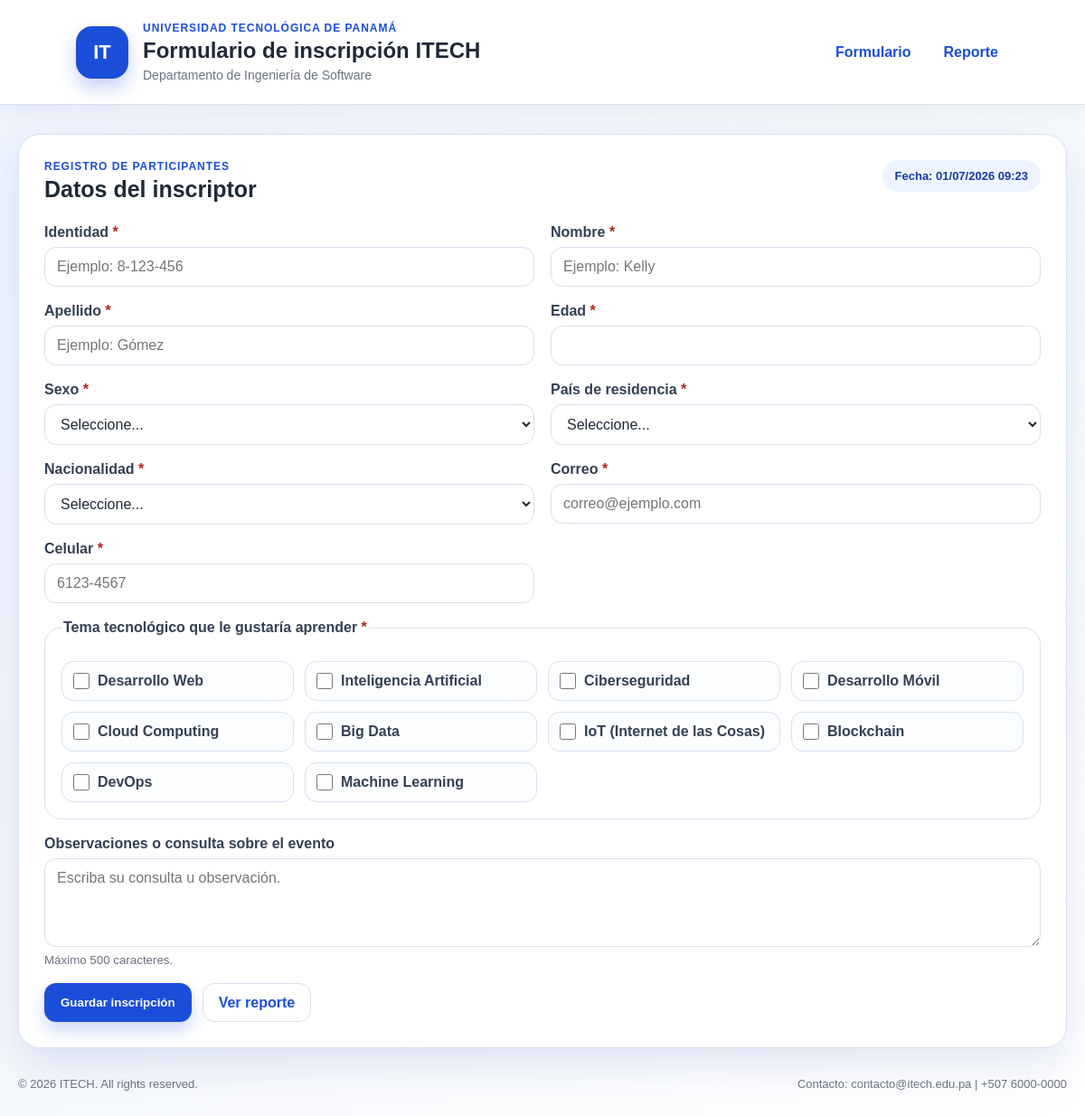
The page / on the database its author committed.
### tables this page shows
CREATE TABLE areas_interes (
    id INT AUTO_INCREMENT PRIMARY KEY,
    nombre VARCHAR(100) NOT NULL,
    CONSTRAINT uk_areas_interes_nombre UNIQUE (nombre)
);

### app/bootstrap.php (called while the page is built, shortened)
<?php
function view(string $path, array $data = []): void
{
    extract($data, EXTR_SKIP);
    require __DIR__ . '/Views/' . $path . '.php';
}

### app/Controllers/InscripcionController.php (called while the page is built, shortened)
<?php
final class InscripcionController
{
    private Pais $paisModel;
    private AreaInteres $areaModel;
    public function __construct()
    {
        $this->paisModel = new Pais();
        $this->areaModel = new AreaInteres();
    }
    public function formulario(array $errores = [], array $old = []): void
    {
        view('inscripcion/form', [
            'tituloPagina' => 'Formulario de inscripción ITECH',
            'paises' => $this->paisModel->obtenerTodos(),
            'areas' => $this->areaModel->obtenerTodas(),
            'errores' => $errores,
            'old' => $old,
            'ok' => isset($_GET['ok']),
        ]);
    }
}

### public/index.php (called while the page is built, shortened)
<?php
require_once __DIR__ . '/../app/bootstrap.php';
$controller = new InscripcionController();
$controller->formulario();

### app/Utils/Sanitizador.php (called while the page is built, shortened)
<?php
final class Sanitizador
{
    public static function html(?string $valor): string
    {
        return htmlspecialchars((string) $valor, ENT_QUOTES | ENT_SUBSTITUTE, 'UTF-8');
    }
}

### app/Config/Database.php (called while the page is built, shortened)
<?php
final class Database
{
    private static ?PDO $connection = null;
    public static function getConnection(): PDO
    {
        if (self::$connection === null) {
            $dsn = sprintf(
                'mysql:host=%s;dbname=%s;charset=%s',
                self::HOST,
                self::DB_NAME,
                self::CHARSET
            );
            try {
                self::$connection = new PDO($dsn, self::USER, self::PASSWORD, [
                    PDO::ATTR_ERRMODE => PDO::ERRMODE_EXCEPTION,
                    PDO::ATTR_DEFAULT_FETCH_MODE => PDO::FETCH_ASSOC,
                    PDO::ATTR_EMULATE_PREPARES => false,
                ]);
            } catch (PDOException $exception) {
                throw new RuntimeException(
                    'Error de conexión. Importa database/parcial_itech.sql y verifica que exista el usuario itech_app.',
                    0,
                    $exception
                );
            }
        }
        return self::$connection;
    }
    public static function fetchAll(string $sql, array $params = []): array
    {
        $statement = self::getConnection()->prepare($sql);
        $statement->execute($params);
        return $statement->fetchAll();
    }
}

### app/Models/AreaInteres.php (called while the page is built, shortened)
<?php
final class AreaInteres
{
    public function obtenerTodas(): array
    {
        return Database::fetchAll(
            'SELECT id, nombre
             FROM areas_interes
             ORDER BY id ASC'
        );
    }
}

### app/Views/inscripcion/form.php (the view, shortened to what this page needs)
<?php
require __DIR__ . '/../layout/header.php';
function old_value(array $old, string $key, string $default = ''): string
{
    return isset($old[$key]) ? (string) $old[$key] : $default;
}
$oldAreas = $old['areas'] ?? [];
$oldAreas = is_array($oldAreas) ? array_map('intval', $oldAreas) : [];
?>
<section class="card">
    <div class="section-title">
        <div>
            <p class="eyebrow">Registro de participantes</p>
            <h2>Datos del inscriptor</h2>
        </div>
        <span class="date-pill">Fecha: <?= date('d/m/Y H:i') ?></span>
    </div>
    <form action="index.php" method="POST" class="form-grid" novalidate>
        <div class="field">
            <label for="identidad">Identidad <span>*</span></label>
            <input type="text" id="identidad" name="identidad" maxlength="20" required
                   value="<?= Sanitizador::html(old_value($old, 'identidad')) ?>"
                   placeholder="Ejemplo: 8-123-456">
        </div>
        <div class="field">
            <label for="nombre">Nombre <span>*</span></label>
            <input type="text" id="nombre" name="nombre" maxlength="100" required
                   value="<?= Sanitizador::html(old_value($old, 'nombre')) ?>"
                   placeholder="Ejemplo: Kelly">
        </div>
        <div class="field">
            <label for="apellido">Apellido <span>*</span></label>
            <input type="text" id="apellido" name="apellido" maxlength="100" required
                   value="<?= Sanitizador::html(old_value($old, 'apellido')) ?>"
                   placeholder="Ejemplo: Gómez">
        </div>
        <div class="field">
            <label for="edad">Edad <span>*</span></label>
            <input type="number" id="edad" name="edad" min="1" max="120" required
                   value="<?= Sanitizador::html(old_value($old, 'edad')) ?>">
        </div>
        <div class="field">
            <label for="sexo">Sexo <span>*</span></label>
            <select id="sexo" name="sexo" required>
                <option value="">Seleccione...</option>
            </select>
        </div>
        <div class="field">
            <label for="pais_residencia_id">País de residencia <span>*</span></label>
            <select id="pais_residencia_id" name="pais_residencia_id" required>
                <option value="">Seleccione...</option>
            </select>
        </div>
        <div class="field">
            <label for="nacionalidad_id">Nacionalidad <span>*</span></label>
            <select id="nacionalidad_id" name="nacionalidad_id" required>
                <option value="">Seleccione...</option>
            </select>
        </div>
        <div class="field">
            <label for="correo">Correo <span>*</span></label>
            <input type="email" id="correo" name="correo" maxlength="150" required
                   value="<?= Sanitizador::html(old_value($old, 'correo')) ?>"
                   placeholder="correo@ejemplo.com">
        </div>
        <div class="field">
            <label for="celular">Celular <span>*</span></label>
            <input type="tel" id="celular" name="celular" maxlength="20" required
                   value="<?= Sanitizador::html(old_value($old, 'celular')) ?>"
                   placeholder="6123-4567">
        </div>
        <fieldset class="field field-full checkbox-group">
            <legend>Tema tecnológico que le gustaría aprender <span>*</span></legend>
            <div class="checkbox-grid">
                <?php foreach ($areas as $area): ?>
                    <label class="checkbox-card">
                        <input type="checkbox" name="areas[]" value="<?= (int) $area['id'] ?>"
                            <?= in_array((int) $area['id'], $oldAreas, true) ? 'checked' : '' ?>>
                        <span><?= Sanitizador::html($area['nombre']) ?></span>
                    </label>
                <?php endforeach; ?>
            </div>
        </fieldset>
        <div class="field field-full">
            <label for="observaciones">Observaciones o consulta sobre el evento</label>
            <textarea id="observaciones" name="observaciones" maxlength="500" rows="4"
                      placeholder="Escriba su consulta u observación."><?= Sanitizador::html(old_value($old, 'observaciones')) ?></textarea>
            <small>Máximo 500 caracteres.</small>
        </div>
        <div class="form-actions field-full">
            <button type="submit" class="btn btn-primary">Guardar inscripción</button>
            <a href="reporte.php" class="btn btn-secondary">Ver reporte</a>
        </div>
    </form>
</section>
<?php require __DIR__ . '/../layout/footer.php'; ?>

### app/Views/layout/header.php (shortened to what this page needs)
<!doctype html>
<html lang="es">
<head>
    <link rel="stylesheet" href="assets/css/styles.css">
</head>
<body>
<header class="site-header">
    <div class="brand">
        <div class="brand-logo">IT</div>
        <div>
            <p class="eyebrow">Universidad Tecnológica de Panamá</p>
            <h1><?= Sanitizador::html($tituloPagina ?? 'Formulario ITECH') ?></h1>
            <p class="subtitle">Departamento de Ingeniería de Software</p>
        </div>
    </div>
    <nav class="nav-actions">
        <a href="index.php">Formulario</a>
        <a href="reporte.php">Reporte</a>
    </nav>
</header>
<main class="container">

### app/Views/layout/footer.php
</main>
<footer class="site-footer">
    <span>© <?= date('Y') ?> ITECH. All rights reserved.</span>
    <span>Contacto: contacto@itech.edu.pa | +507 6000-0000</span>
</footer>
</body>
</html>

### public/assets/css/styles.css (style rules this page uses)
:root { --bg: #f4f7fb; --card: #ffffff; --primary: #1b4ed8; --primary-dark: #143b9f; --text: #1f2937; --muted: #6b7280; --border: #d8e0ef; --danger: #b42318; --danger-bg: #fee4e2; --success: #027a48; --success-bg: #dcfae6; --warning-bg: #fff4cc; --shadow: 0 18px 45px rgba(30, 64, 175, 0.12); }
* { box-sizing: border-box; }
body { margin: 0; font-family: Arial, Helvetica, sans-serif; color: var(--text); background: linear-gradient(135deg, #eef4ff 0%, var(--bg) 45%, #ffffff 100%); min-height: 100vh; }
.site-header { display: flex; justify-content: space-between; align-items: center; gap: 24px; padding: 24px 7vw; background: #ffffff; border-bottom: 1px solid var(--border); box-shadow: 0 4px 25px rgba(15, 23, 42, 0.06); }
.brand { display: flex; align-items: center; gap: 16px; }
.brand-logo { width: 58px; height: 58px; border-radius: 18px; display: grid; place-items: center; color: white; font-weight: 800; font-size: 22px; background: var(--primary); box-shadow: 0 10px 20px rgba(27, 78, 216, 0.25); }
.eyebrow { margin: 0 0 4px; color: var(--primary); font-size: 12px; text-transform: uppercase; font-weight: 800; letter-spacing: 0.08em; }
h1, h2 { margin: 0; }
h1 { font-size: 24px; }
h2 { font-size: 25px; }
.subtitle { margin: 5px 0 0; color: var(--muted); font-size: 14px; }
.nav-actions, .action-row, .form-actions { display: flex; align-items: center; gap: 12px; flex-wrap: wrap; }
.nav-actions a { color: var(--primary); font-weight: 700; text-decoration: none; padding: 9px 12px; border-radius: 10px; }
.container { width: min(1160px, calc(100% - 32px)); margin: 32px auto; }
.card { background: var(--card); border: 1px solid var(--border); border-radius: 24px; box-shadow: var(--shadow); padding: 28px; }
.section-title { display: flex; justify-content: space-between; align-items: flex-start; gap: 18px; margin-bottom: 24px; }
.date-pill { display: inline-flex; align-items: center; padding: 10px 14px; border-radius: 999px; background: #eef4ff; color: var(--primary-dark); font-weight: 700; font-size: 13px; }
.form-grid { display: grid; grid-template-columns: repeat(2, minmax(0, 1fr)); gap: 18px; }
.field { display: flex; flex-direction: column; gap: 7px; }
.field-full { grid-column: 1 / -1; }
label, legend { font-weight: 800; color: #344054; }
.field > label > span, fieldset > legend > span { color: var(--danger); }
input, select, textarea { width: 100%; border: 1px solid var(--border); border-radius: 13px; padding: 12px 13px; font: inherit; background: #ffffff; color: var(--text); outline: none; transition: border-color 0.2s ease, box-shadow 0.2s ease; }
textarea { resize: vertical; }
small { color: var(--muted); }
fieldset { border: 1px solid var(--border); border-radius: 18px; padding: 18px; margin: 0; }
.checkbox-grid { display: grid; grid-template-columns: repeat(4, minmax(0, 1fr)); gap: 12px; margin-top: 10px; }
.checkbox-card { display: flex; align-items: center; gap: 9px; padding: 12px; border: 1px solid var(--border); border-radius: 13px; cursor: pointer; background: #fbfdff; }
.checkbox-card { user-select: none; }
.checkbox-card span { color: #344054; }
.checkbox-card input[type="checkbox"] { width: 18px; height: 18px; padding: 0; margin: 0; flex: 0 0 18px; border-radius: 4px; box-shadow: none; accent-color: var(--primary); cursor: pointer; }
.btn { display: inline-flex; justify-content: center; align-items: center; min-height: 43px; padding: 11px 17px; border-radius: 13px; border: 1px solid transparent; text-decoration: none; font-weight: 800; cursor: pointer; transition: transform 0.15s ease, box-shadow 0.15s ease, background 0.15s ease; }
.btn-primary { background: var(--primary); color: white; box-shadow: 0 9px 18px rgba(27, 78, 216, 0.22); }
.btn-secondary { background: #ffffff; color: var(--primary); border-color: var(--border); }
.site-footer { width: min(1160px, calc(100% - 32px)); margin: 0 auto 28px; display: flex; justify-content: space-between; gap: 12px; flex-wrap: wrap; color: var(--muted); font-size: 13px; }

### rows shown on the page
areas_interes: nombre "Desarrollo Web"
areas_interes: nombre "Inteligencia Artificial"
areas_interes: nombre "Ciberseguridad"
areas_interes: nombre "Desarrollo Móvil"
areas_interes: nombre "Cloud Computing"
areas_interes: nombre "Big Data"
areas_interes: nombre "IoT (Internet de las Cosas)"
areas_interes: nombre "Blockchain"
areas_interes: nombre "DevOps"
areas_interes: nombre "Machine Learning"

### other values the page prints
Sanitizador::html($tituloPagina ?? 'Formulario ITECH') "Formulario de inscripción ITECH"
